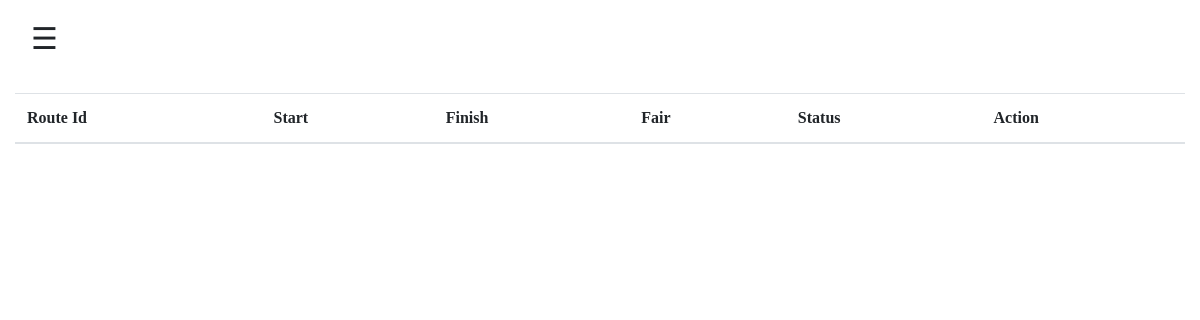
Before: /transport-management/routes.php?query=manage with the older database file.
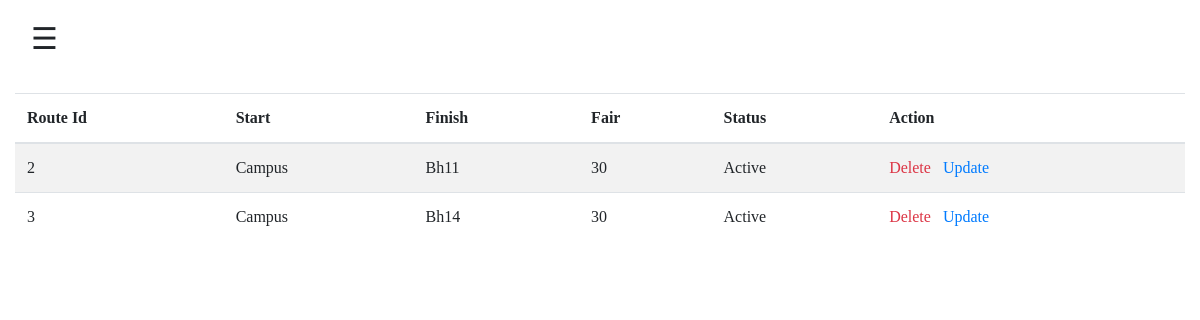
After: the same page with the newer database file.
### tables this page shows
CREATE TABLE `routes` (
  `route_id` int(11) NOT NULL,
  `start` varchar(255) NOT NULL,
  `finish` varchar(255) NOT NULL,
  `fair` int(11) NOT NULL,
  `active` int(11) NOT NULL
);

### transport-management/apis/routes.php (called while the page is built)
<?php
$find_routes = "SELECT * FROM routes";
$response = mysqli_query($conn, $find_routes) or die(mysqli_errno($conn));
$routes = mysqli_fetch_all($response, MYSQLI_ASSOC);

### transport-management/routes.php (the view, shortened to what this page needs)
<?php include("apis/config.php") ?>
<!doctype html>
<html lang="en">
<head>
	<head>
		<link rel="stylesheet" href="transport.css">
		<link rel="stylesheet" href="https://cdn.jsdelivr.net/npm/bootstrap@4.6.1/dist/css/bootstrap.min.css">
		<link rel="stylesheet" href="https://cdnjs.cloudflare.com/ajax/libs/font-awesome/4.7.0/css/font-awesome.min.css">
	</head>
<body>
    <div class="container-fluid">
		<?php
			if($_SESSION["user_category"] == "admin"){
				$query = $_GET["query"];
				echo "
					<div id='content'>
						<span style='font-size:30px; cursor:pointer' onclick=openNav()>&#9776;</span>
					</div>
				";
				if($query == "manage"){
					echo "
                        <div class='table-responsive mt-3'>
                            <table class='table table-striped'>
                                <thead>
                                    <tr>
                                        <th>Route Id</th>
                                        <th>Start</th>
                                        <th>Finish</th>
                                        <th>Fair</th>
                                        <th>Status</th>
                                        <th>Action</th>
                                    </tr>
                                </thead>
                                <tbody>
                    ";
					include("apis/routes.php");
                    foreach ($routes as $key => $value) {
                        $route_id = $value["route_id"];
                        $start = ucwords($value["start"]);
                        $finish = ucwords($value["finish"]);
                        $fair = $value["fair"];
						$status = $value["active"] == 1 ? "Active" : "Inactive";
                        echo "
                            	<tr>
                                    <td>$route_id</td>
                                    <td>$start</td>
                                    <td>$finish</td>
                                    <td>$fair</td>
                                    <td>$status</td>
									<td>
										<a href='apis/delete-route.php?route_id=$route_id' class='text-danger pr-2'>Delete</a>
										<a href='routes.php?query=update&route_id=$route_id' class='text-primary'>Update</a>
									</td>
                                </tr>
                            ";
                    }
                    echo "      	</tbody>
                                </table>
                            </div>
                    ";
				}
			}else{
				include("page-not-found.php");
			}
		?>
    </div>
</body>
</html>

Changed rows visible on the page:
added routes: route_id "2", start "Campus", finish "Bh11", fair "30", active "Active"
added routes: route_id "3", start "Campus", finish "Bh14", fair "30", active "Active"
